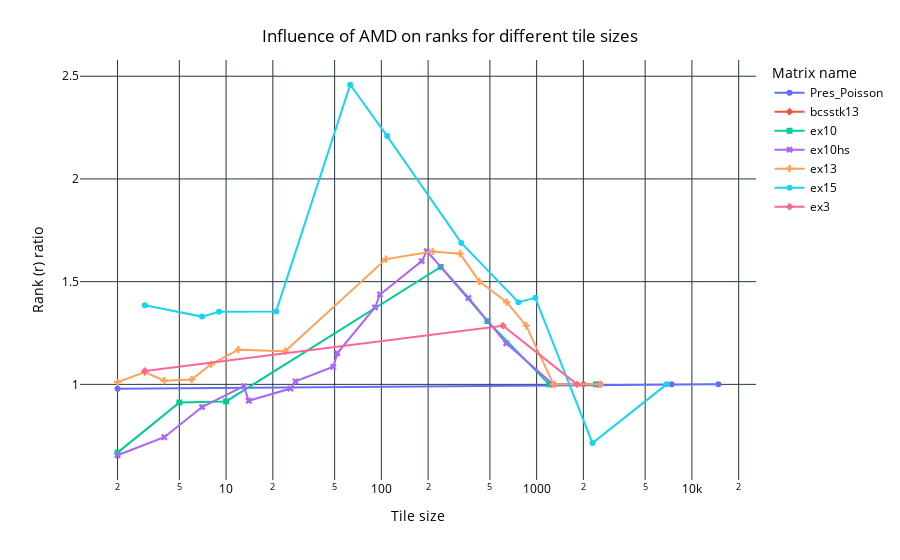

The cell this chart's notebook holds for it:
### Markdown cell above
Assess AMD effects

### Code cell
amd_df = get_percentage_change_per_double_category(data_frame=amd_df, result_column="rank_percentage", variable="rank", baseline_col="amd", baseline_value=False, category1="matrix_name", category2="tile_size")
amd_df.sort_values(by=["matrix_name", "tile_size"], inplace=True)
line_plot_tile_size_rank_percentage_per_matrix(amd_df[amd_df["amd"] == True], "amd", matrix_color_map=matrix_color_map)

### Figure 1 — Plotly figure (JSON) as saved in the notebook; plotly's stock layout.template omitted (floating-point values rounded to 4 significant figures)
{"data": [{"hovertemplate": "Matrix name=Pres_Poisson<br>Tile size=%{x}<br>Rank (r) ratio=%{y}<extra></extra>", "legendgroup": "Pres_Poisson", "line": {"color": "#636efa", "dash": "solid"}, "marker": {"symbol": "circle"}, "mode": "lines+markers", "name": "Pres_Poisson", "orientation": "v", "showlegend": true, "x": [2.0, 7411.0, 14820.0], "xaxis": "x", "y": [0.9784, 1.0, 1.0], "yaxis": "y", "type": "scatter"}, {"hovertemplate": "Matrix name=bcsstk13<br>Tile size=%{x}<br>Rank (r) ratio=%{y}<extra></extra>", "legendgroup": "bcsstk13", "line": {"color": "#EF553B", "dash": "solid"}, "marker": {"symbol": "diamond"}, "mode": "lines+markers", "name": "bcsstk13", "orientation": "v", "showlegend": true, "x": [2003.0], "xaxis": "x", "y": [1.0], "yaxis": "y", "type": "scatter"}, {"hovertemplate": "Matrix name=ex10<br>Tile size=%{x}<br>Rank (r) ratio=%{y}<extra></extra>", "legendgroup": "ex10", "line": {"color": "#00cc96", "dash": "solid"}, "marker": {"symbol": "square"}, "mode": "lines+markers", "name": "ex10", "orientation": "v", "showlegend": true, "x": [2.0, 5.0, 10.0, 241.0, 482.0, 1205.0, 2410.0], "xaxis": "x", "y": [0.6676, 0.9118, 0.917, 1.571, 1.308, 1.0, 1.0], "yaxis": "y", "type": "scatter"}, {"hovertemplate": "Matrix name=ex10hs<br>Tile size=%{x}<br>Rank (r) ratio=%{y}<extra></extra>", "legendgroup": "ex10hs", "line": {"color": "#ab63fa", "dash": "solid"}, "marker": {"symbol": "x"}, "mode": "lines+markers", "name": "ex10hs", "orientation": "v", "showlegend": true, "x": [2.0, 4.0, 7.0, 13.0, 14.0, 26.0, 28.0, 49.0, 52.0, 91.0, 98.0, 182.0, 196.0, 364.0, 637.0, 1274.0, 2548.0], "xaxis": "x", "y": [0.6549, 0.7426, 0.8894, 0.9909, 0.9204, 0.9795, 1.015, 1.086, 1.151, 1.375, 1.438, 1.6, 1.649, 1.421, 1.2, 1.0, 1.0], "yaxis": "y", "type": "scatter"}, {"hovertemplate": "Matrix name=ex13<br>Tile size=%{x}<br>Rank (r) ratio=%{y}<extra></extra>", "legendgroup": "ex13", "line": {"color": "#FFA15A", "dash": "solid"}, "marker": {"symbol": "cross"}, "mode": "lines+markers", "name": "ex13", "orientation": "v", "showlegend": true, "x": [2.0, 3.0, 4.0, 6.0, 8.0, 12.0, 24.0, 107.0, 214.0, 321.0, 428.0, 642.0, 856.0, 1284.0, 2568.0], "xaxis": "x", "y": [1.011, 1.06, 1.018, 1.023, 1.098, 1.169, 1.161, 1.61, 1.647, 1.636, 1.5, 1.4, 1.286, 1.0, 1.0], "yaxis": "y", "type": "scatter"}, {"hovertemplate": "Matrix name=ex15<br>Tile size=%{x}<br>Rank (r) ratio=%{y}<extra></extra>", "legendgroup": "ex15", "line": {"color": "#19d3f3", "dash": "solid"}, "marker": {"symbol": "circle"}, "mode": "lines+markers", "name": "ex15", "orientation": "v", "showlegend": true, "x": [3.0, 7.0, 9.0, 21.0, 63.0, 109.0, 327.0, 763.0, 981.0, 2289.0, 6867.0], "xaxis": "x", "y": [1.385, 1.33, 1.353, 1.355, 2.458, 2.209, 1.689, 1.4, 1.421, 0.7143, 1.0], "yaxis": "y", "type": "scatter"}, {"hovertemplate": "Matrix name=ex3<br>Tile size=%{x}<br>Rank (r) ratio=%{y}<extra></extra>", "legendgroup": "ex3", "line": {"color": "#FF6692", "dash": "solid"}, "marker": {"symbol": "diamond"}, "mode": "lines+markers", "name": "ex3", "orientation": "v", "showlegend": true, "x": [3.0, 607.0, 1821.0], "xaxis": "x", "y": [1.065, 1.286, 1.0], "yaxis": "y", "type": "scatter"}], "layout": {"xaxis": {"anchor": "y", "domain": [0.0, 1.0], "title": {"text": "Tile size"}, "type": "log"}, "yaxis": {"anchor": "x", "domain": [0.0, 1.0], "title": {"text": "Rank (r) ratio"}}, "legend": {"title": {"text": "Matrix name"}, "tracegroupgap": 0}, "margin": {"t": 60}, "title": {"text": "Influence of AMD on ranks for different tile sizes", "x": 0.5, "xanchor": "center", "yanchor": "top"}, "font": {"color": "black"}, "plot_bgcolor": "white", "paper_bgcolor": "white"}}
